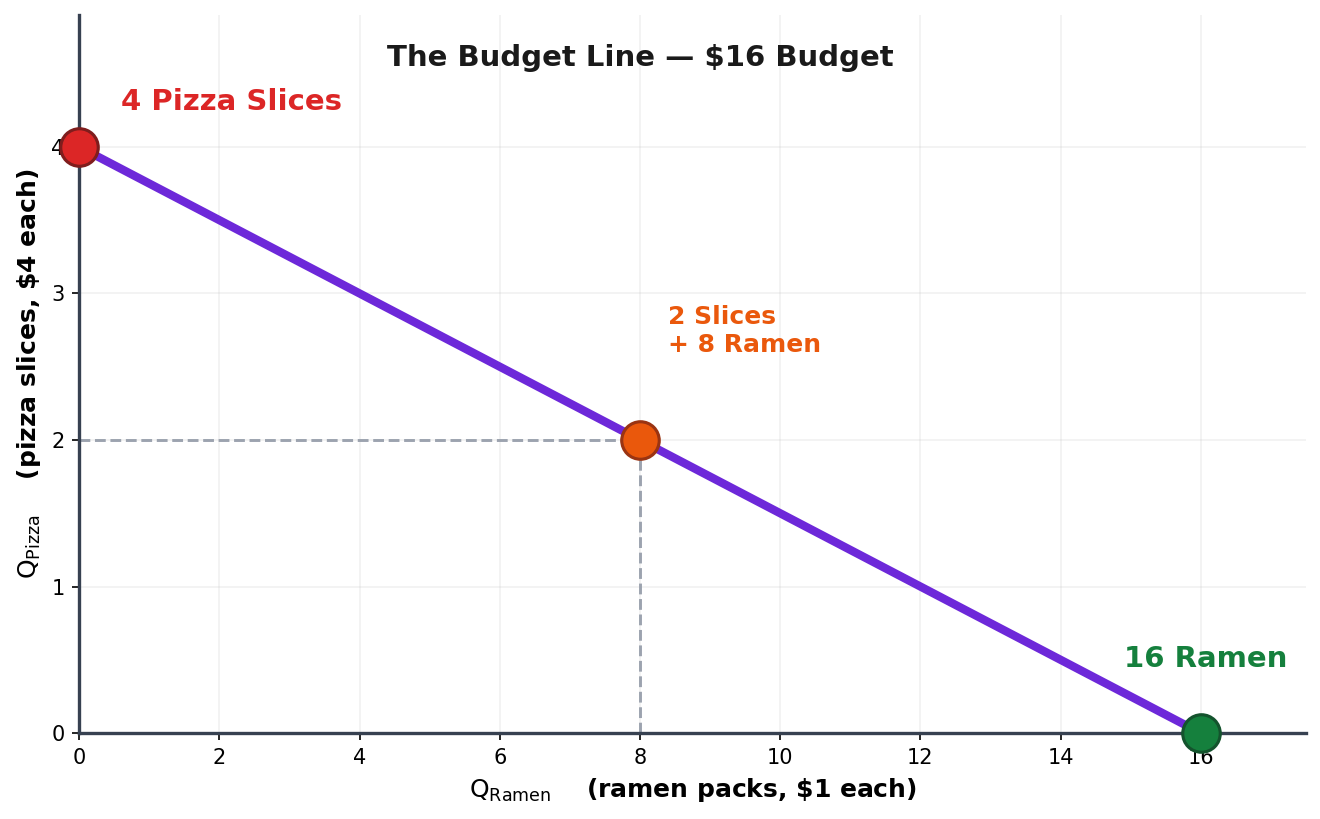

The Python source for this figure:
"""Let's Visualize This — Maya's $16 budget line for pizza slices + ramen.
   Shows endpoints (4 pizza, 0 ramen) and (0 pizza, 16 ramen) + midpoint (2 pizza, 8 ramen)."""
import matplotlib
matplotlib.use('Agg')
import matplotlib.pyplot as plt
import os

OUT = os.path.join(os.path.dirname(os.path.abspath(__file__)), 'figure_lets_visualize.png')

fig, ax = plt.subplots(figsize=(9, 5.6))

# Budget line: 4*Q_pizza + 1*Q_ramen = 16
# Endpoints: (0, 4) and (16, 0)  -- x = Q_ramen, y = Q_pizza
x_line = [0, 16]
y_line = [4, 0]
ax.plot(x_line, y_line, color='#6d28d9', linewidth=4, zorder=5)

# Markers + labels (clip_on=False so axis-sitting markers aren't half-cut)
ax.plot(0, 4, 'o', color='#dc2626', markersize=18, zorder=10,
        markeredgecolor='#7f1d1d', markeredgewidth=1.5, clip_on=False)
ax.annotate('4 Pizza Slices', xy=(0, 4), xytext=(0.6, 4.25),
            fontsize=14, weight='bold', color='#dc2626', ha='left')

ax.plot(8, 2, 'o', color='#ea580c', markersize=18, zorder=10,
        markeredgecolor='#9a3412', markeredgewidth=1.5, clip_on=False)
ax.annotate('2 Slices\n+ 8 Ramen', xy=(8, 2), xytext=(8.4, 2.6),
            fontsize=12, weight='bold', color='#ea580c')

ax.plot(16, 0, 'o', color='#15803d', markersize=18, zorder=10,
        markeredgecolor='#14532d', markeredgewidth=1.5, clip_on=False)
ax.annotate('16 Ramen', xy=(16, 0), xytext=(14.9, 0.45),
            fontsize=14, weight='bold', color='#15803d')

# Dashed guide lines for the midpoint
ax.plot([0, 8], [2, 2], color='#9ca3af', linewidth=1.4, linestyle='--', zorder=2)
ax.plot([8, 8], [0, 2], color='#9ca3af', linewidth=1.4, linestyle='--', zorder=2)

# Title placement on plot
ax.text(8, 4.55, 'The Budget Line — $16 Budget', fontsize=14, weight='bold',
        ha='center', color='#1a1a1a')

# Axis labels (escape $ to avoid mathtext mangling the price labels)
ax.set_xlabel(r'$\mathrm{Q_{Ramen}}$    (ramen packs, \$1 each)', fontsize=12, weight='bold')
ax.set_ylabel(r'$\mathrm{Q_{Pizza}}$    (pizza slices, \$4 each)', fontsize=12, weight='bold')

# Axes anchored at (0, 0)
ax.set_xlim(0, 17.5)
ax.set_ylim(0, 4.9)
ax.spines['left'].set_position(('data', 0))
ax.spines['bottom'].set_position(('data', 0))
ax.spines['top'].set_visible(False)
ax.spines['right'].set_visible(False)
ax.spines['left'].set_color('#374151')
ax.spines['bottom'].set_color('#374151')
ax.spines['left'].set_linewidth(1.6)
ax.spines['bottom'].set_linewidth(1.6)
ax.grid(alpha=0.18)

plt.tight_layout()
plt.savefig(OUT, dpi=150, bbox_inches='tight', facecolor='white', edgecolor='none')
plt.close()
print("OK:", OUT)
